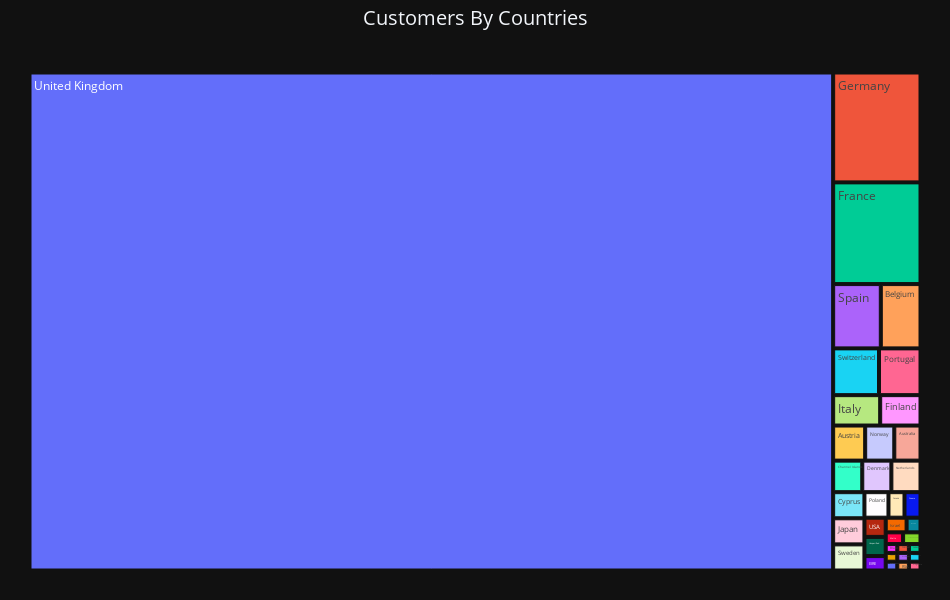

Notebook cell for this chart:
### Code cell
fig = px.treemap(df_graph1, path=[df_graph1.index], values='customerid', width=950, height=600)
fig.update_layout(title_text='Customers By Countries',
                  title_x=0.5, title_font=dict(size=20)
                  )
fig.update_layout(margin = dict(t=50, l=25, r=25, b=25))
fig.show()

### Figure 1 — Plotly figure (JSON) as saved in the notebook; plotly's stock layout.template omitted (floating-point values rounded to 4 significant figures)
{"data": [{"branchvalues": "total", "domain": {"x": [0.0, 1.0], "y": [0.0, 1.0]}, "hovertemplate": "labels=%{label}<br>customerid=%{value}<br>parent=%{parent}<br>id=%{id}<extra></extra>", "ids": ["Australia", "Austria", "Bahrain", "Belgium", "Brazil", "Canada", "Channel Islands", "Cyprus", "Czech Republic", "Denmark", "EIRE", "European Community", "Finland", "France", "Germany", "Greece", "Iceland", "Israel", "Italy", "Japan", "Lebanon", "Lithuania", "Malta", "Netherlands", "Norway", "Poland", "Portugal", "RSA", "Saudi Arabia", "Singapore", "Spain", "Sweden", "Switzerland", "USA", "United Arab Emirates", "United Kingdom", "Unspecified"], "labels": ["Australia", "Austria", "Bahrain", "Belgium", "Brazil", "Canada", "Channel Islands", "Cyprus", "Czech Republic", "Denmark", "EIRE", "European Community", "Finland", "France", "Germany", "Greece", "Iceland", "Israel", "Italy", "Japan", "Lebanon", "Lithuania", "Malta", "Netherlands", "Norway", "Poland", "Portugal", "RSA", "Saudi Arabia", "Singapore", "Spain", "Sweden", "Switzerland", "USA", "United Arab Emirates", "United Kingdom", "Unspecified"], "name": "", "parents": ["", "", "", "", "", "", "", "", "", "", "", "", "", "", "", "", "", "", "", "", "", "", "", "", "", "", "", "", "", "", "", "", "", "", "", "", ""], "values": [9, 11, 2, 25, 1, 4, 9, 8, 1, 9, 3, 1, 12, 87, 94, 4, 1, 3, 14, 8, 1, 1, 2, 9, 10, 6, 19, 1, 1, 1, 30, 8, 21, 4, 2, 3920, 4], "type": "treemap"}], "layout": {"legend": {"tracegroupgap": 0}, "margin": {"t": 50, "l": 25, "r": 25, "b": 25}, "height": 600, "width": 950, "title": {"font": {"size": 20}, "text": "Customers By Countries", "x": 0.5}}}
